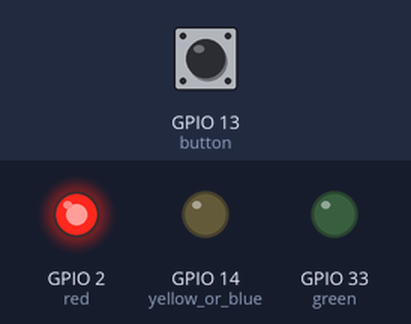
Recording of a program running on a simulated ESP32 board running MicroPython. On the bench: output pins drawn as LEDs (lit = HIGH). Dashed ring = blinking. The inputs (shaded band) are chosen by the test bench; at power-on: GPIO 13 (button) HIGH.

Above: at 1.2 s.
1.3 s: GPIO 13 (button) pulled LOW for 0.15 s
At 2.3 s:
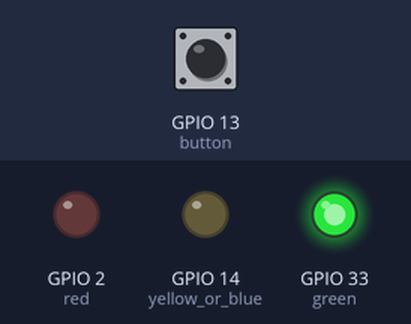
9.1 s: GPIO 13 (button) pulled LOW for 1 s
At 12.19 s:
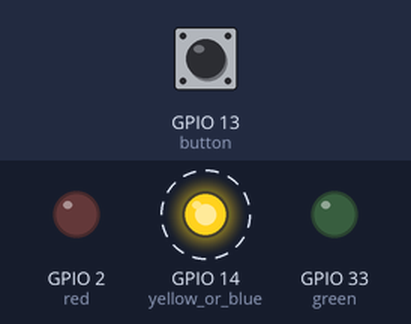
Timing chart, 0 to 14.6 s (numbered marks = the images above; inputs shaded):
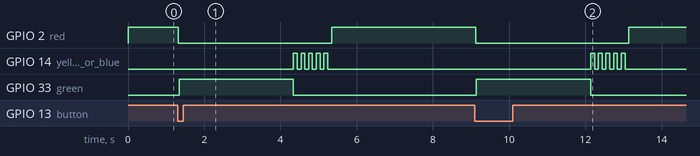

The program:

Traffic_light_project.py
```python
from machine import Pin
from time import sleep_ms

#traffic lights colours and button
red=Pin(2,Pin.OUT)
yellow_or_blue=Pin(14,Pin.OUT)
green=Pin(33,Pin.OUT)
button=Pin(13,Pin.IN,Pin.PULL_UP)  #Input button

def blink_yelloworblue(): #blink yellow for a second
    for x in range(5):
        yellow_or_blue.value(1)
        sleep_ms(100)
        yellow_or_blue.value(0)
        sleep_ms(100)

#inverts led value
def reverse_gpio(pin):  #save as module for use in other files
    if pin.value():  #
        pin.value(0)
    else:
         pin.value(1)

red.value(1)


try:
    while True:
        red.value(1)  #default to red when not pressed
        yellow_or_blue.value(0)
        green.value(0)
        while not button.value(): #Make traffic light green
            sleep_ms(20)
            reverse_gpio(red) #turn off red
            sleep_ms(20)
            reverse_gpio(green) #turn on green for 3 sec
            sleep_ms(3000)
            reverse_gpio(green)  #turn off green
            blink_yelloworblue()  #warn drivers with blinking yellow/blue LED for 1 sec
            #will anger drivers but just for testing purposes
            while not button.value():
                sleep_ms(20) #debounce

except:
    pass
```

Measured:
- after the input at 1.3 s, GPIO 2 (red): HIGH → LOW at once, → HIGH 4.0 s later; GPIO 14 (yellow_or_blue): alternates HIGH for 0.10 s and LOW for 0.10 s, 10 changes in all, then stays LOW, starting after 3.0 s; GPIO 33 (green): LOW → HIGH at once, → LOW 3.0 s later
- after the input at 9.1 s, GPIO 2 (red): HIGH → LOW at once, → HIGH 4.0 s later; GPIO 14 (yellow_or_blue): alternates HIGH for 0.10 s and LOW for 0.10 s, 10 changes in all, then stays LOW, starting after 3.0 s; GPIO 33 (green): LOW → HIGH at once, → LOW 3.0 s later
